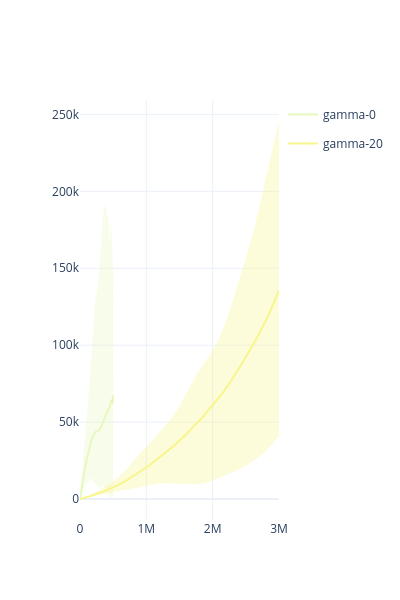

The notebook cell this image was saved under:
### Code cell
fig = go.Figure()
for gamma, group in aggdf.group_by("gamma"):
    gamma = gamma[0]
    color = grad(gamma)
    fig.add_traces([
        go.Scatter(
            x=group["dt"],
            y=group["mean"],
            mode="lines",
            line_color=color,
            name=f"gamma-{gamma}",
            legendgroup=gamma
        ),
        go.Scatter(
            x=pl.concat([group["dt"], group["dt"][::-1]]),
            y=pl.concat([group["min"], group["max"][::-1]]),
            mode="lines",
            line_color="rgba(0, 0, 0, 0)",
            fillcolor=color,
            opacity=0.3,
            fill="toself",
            hoverinfo="skip",
            showlegend=False,
            legendgroup=gamma
        )
    ])
fig.update_layout(
    template="plotly_white",
    width=400,
    height=600
)

### Figure 1 — Plotly figure (JSON) as saved in the notebook; plotly's stock layout.template omitted (floating-point values rounded to 4 significant figures; data arrays with more than 128 entries replaced by an {"elided": "..."} marker saying what was removed)
{"data": [{"legendgroup": "0", "line": {"color": "#e7f8bf"}, "mode": "lines", "name": "gamma-0", "type": "scatter", "x": {"elided": "500 int values"}, "y": {"elided": "500 float values"}}, {"fill": "toself", "fillcolor": "#e7f8bf", "hoverinfo": "skip", "legendgroup": "0", "line": {"color": "rgba(0, 0, 0, 0)"}, "mode": "lines", "opacity": 0.3, "showlegend": false, "type": "scatter", "x": {"elided": "1000 int values"}, "y": {"elided": "1000 float values"}}, {"legendgroup": "20", "line": {"color": "#f8f68b"}, "mode": "lines", "name": "gamma-20", "type": "scatter", "x": {"elided": "3001 int values"}, "y": {"elided": "3001 float values"}}, {"fill": "toself", "fillcolor": "#f8f68b", "hoverinfo": "skip", "legendgroup": "20", "line": {"color": "rgba(0, 0, 0, 0)"}, "mode": "lines", "opacity": 0.3, "showlegend": false, "type": "scatter", "x": {"elided": "6002 int values"}, "y": {"elided": "6002 float values"}}], "layout": {"height": 600, "width": 400}}
